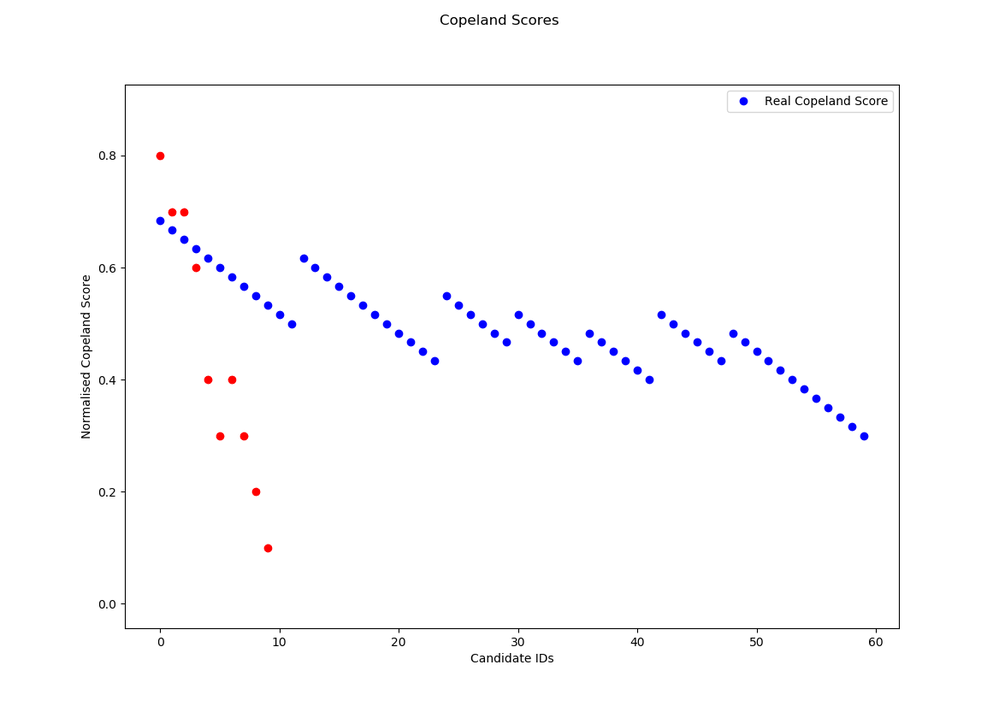
#> input picture Playground/Project Models/python/copeland_runner/gifs/inverted4.gif, 999 x 706 px, shrunk from 1168 x 826 before the run; its folder holds 4 pictures in this run; the run also reads 2 pictures not shown here
$ python deletion_copeland_gifs.py
#> lines starting #> are read from the running program, lines starting #| are printed output that depends on the picture
import iterative_copeland as ic
import pickle
import numpy as np
from array import array
from celluloid import Camera
import imageio

from os import listdir
from os.path import isfile, join


import matplotlib.pyplot as plt
from matplotlib.animation import FuncAnimation

def deletionCopelandFamily(preference_profile, step, deletion_ratio):
    # Processing the data.
    candidates = len(preference_profile)
    agents = len(preference_profile[0])
    familyipp = []
    familycs = []
    i_preference_profile = []
    for i in range(0, candidates, step):
        # step-size equivalent no of candidates added.
        i_preference_profile.extend(preference_profile[i: i+step])
        # calculation of pairwise score
        score_list = ic.pairwiseScoreCalcListFull(
            i_preference_profile, len(i_preference_profile), agents)
        # calculation of copeland score
        copeland_score = ic.copelandScoreFull(
            score_list, len(i_preference_profile), agents)

        sorted_copeland_score = np.argsort(copeland_score)
        no_of_deleted_candidates = int(
            deletion_ratio*len(i_preference_profile))

        familyipp.append(i_preference_profile)
        familycs.append(copeland_score)

        to_be_deleted = sorted_copeland_score[0:no_of_deleted_candidates]
        i_preference_profile = [i for j, i in enumerate(
            i_preference_profile) if j not in to_be_deleted]
    score_list = ic.pairwiseScoreCalcListFull(
        i_preference_profile, len(i_preference_profile), agents)
    copeland_score = ic.copelandScoreFull(
        score_list, len(i_preference_profile), agents)
    familyipp.append(i_preference_profile)
    familycs.append(copeland_score)
    print(len(familyipp[0]))
    print(len(familycs[0]))
    assert len(familyipp[0]) == len(familycs[0])
    return (familyipp, familycs)

def plot(filename):
    # Reading pickled files and storing the data.
    pickled_file = open("voter_profiles/"+filename+".vt", "rb")
    preference_profile = pickle.load(pickled_file)
    true_copeland_score = None
    # Processing the data.
    candidates = len(preference_profile)
    agents = len(preference_profile[0])

    score_list = ic.pairwiseScoreCalcListFull(
        preference_profile, candidates, agents)
    true_copeland_score = ic.copelandScoreFull(score_list, candidates, agents)
    true_copeland_score = [i/candidates for i in true_copeland_score]
    pickled_file.close()

    familyipp, familycs = deletionCopelandFamily(preference_profile, 10, 0.6)
    familyndci = []
    for i in range(len(familycs)):
        cs = familycs[i]
        ipp = familyipp[i]
        cs = [i/len(cs) for i in cs]
        not_deleted_candidate_ids = []
        for i, x in enumerate(preference_profile.tolist()):
            if x in np.array(ipp).tolist():
                not_deleted_candidate_ids.append(i)
        familyndci.append(not_deleted_candidate_ids)
    assert len(familyipp) == len(familycs) == len(familyndci)
    for i in range(len(familycs)):
        assert len(familyipp[i]) == len(familycs[i]) == len(familyndci[i])


    fig, ax1 = plt.subplots()
    camera = Camera(fig)
    for i in range(len(familyipp)):
        not_deleted_candidate_ids = familyndci[i]
        cs = familycs[i]
        cs = [j/len(cs) for j in cs]
        fig.suptitle('Copeland Scores')
        fig.set_size_inches(11.69,8.27)
        ax1.plot(range(candidates), true_copeland_score, 'bo')
        ax1.legend(['Real Copeland Score', 'Copeland Score Post Deletion'])
        ax1.set_xlabel('Candidate IDs')
        ax1.set_ylabel('Normalised Copeland Score')
        ax1.plot(not_deleted_candidate_ids, cs, 'ro')
        camera.snap()
        # ax1.lines.pop(0)
    animation = camera.animate(blit=False)
    animation.save('gifs/'+filename+'.gif', writer = 'imagemagick')

def changespeed():
    onlyfiles = ['gifs/' + f for f in listdir("./gifs/") if isfile(join("./gifs/", f))]
    for file in onlyfiles:
        gif = imageio.mimread(file)
        imageio.mimsave(file, gif, fps=1)


for i in ["inverted", "normal", "random", "search_more"]:
    for j in ['4','5','6']:
        try:
            plot(i+str(j))
            print(i+str(j))
        except:
            None


changespeed()
#> the loop in changespeed, `for file in onlyfiles:` made 4 passes
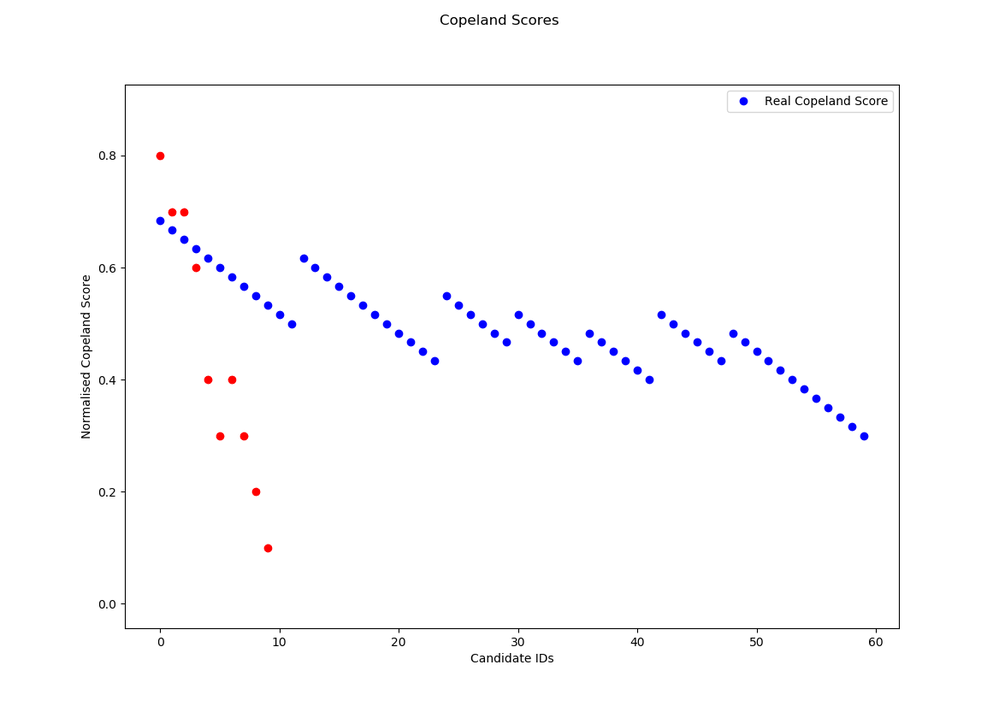
#> input picture Playground/Project Models/python/copeland_runner/gifs/inverted4.gif, 999 x 706 px, shrunk from 1168 x 826 before the run
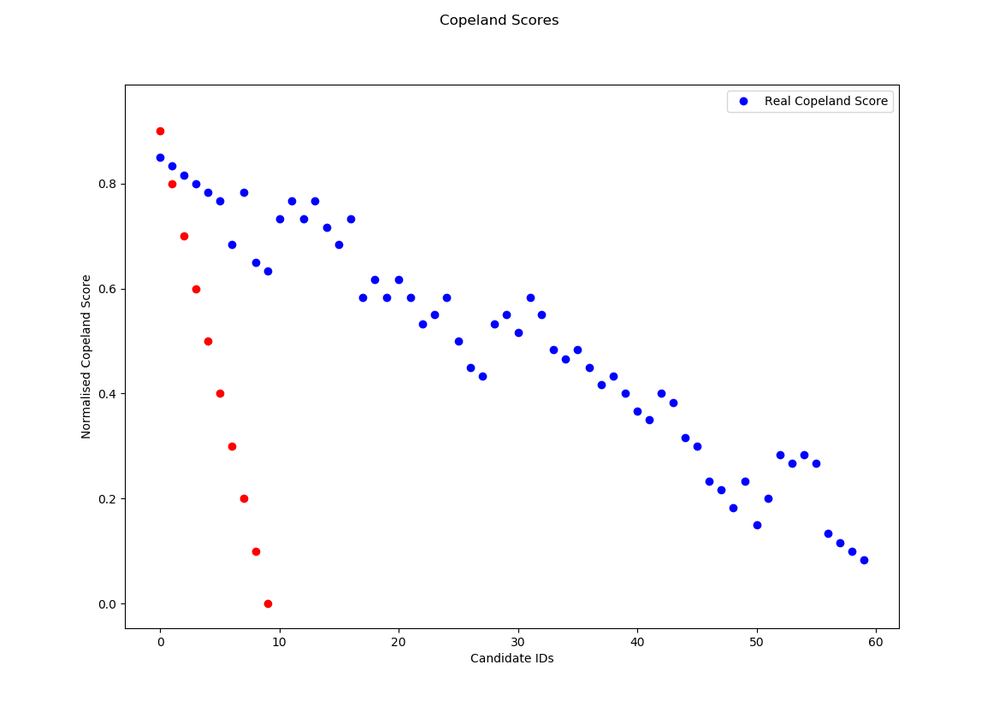
#> input picture Playground/Project Models/python/copeland_runner/gifs/inverted5.gif, 999 x 706 px, shrunk from 1168 x 826 before the run
